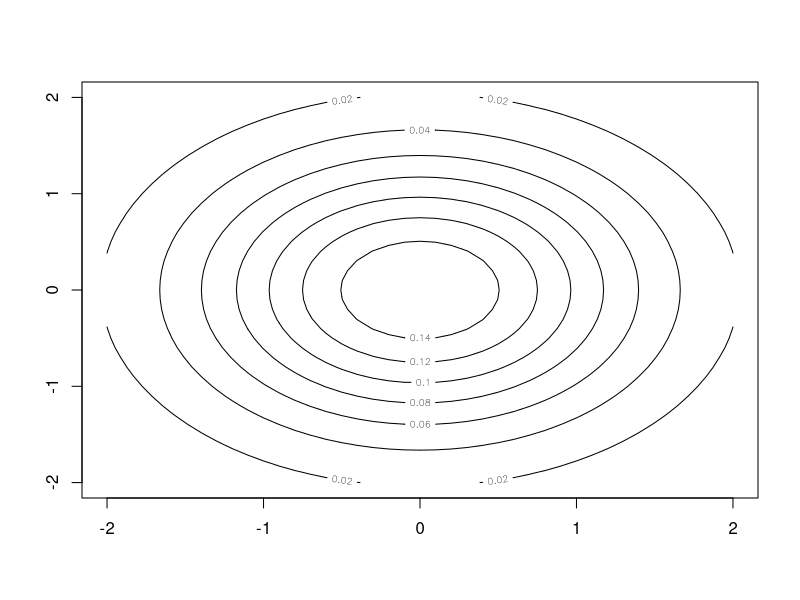

Write the R code that produced this figure.
drawLines <- function(center, cv) {
  det <- det(cv)
  a <- cv[2, 2] / det
  b <- -cv[1, 2] / det
  c <- -cv[2, 1] / det
  d <- cv[1, 1] / det
  
  x0 <- center[1]
  y0 <- center[2]
  
  A <- d
  B <- a
  C <- -c -b
  D <- -2*d*x0 + y0*(c+b)
  E <- -2*a*y0 + x0*(c+b)
  F <- d*x0^2 + a*y0^2 + x0*y0*(-c-b)
  
  func <- function(x, y) {
    1 / (2*pi*sqrt(det)) * exp(-0.5 * (x^2*A + y^2*B + x*y*C + x*D + y*E + F))
  }
  
  X <- seq(-2, 2, 0.1)
  Y <- seq(-2, 2, 0.1)
  Z <- outer(X, Y, func)
  
  contour(X, Y, Z)
}

#n = 2
#cent = (0; 0)
#cv = 1, 0
#     0, 1
drawLines(c(0, 0), matrix(c(1, 0, 0, 1), 2, 2))